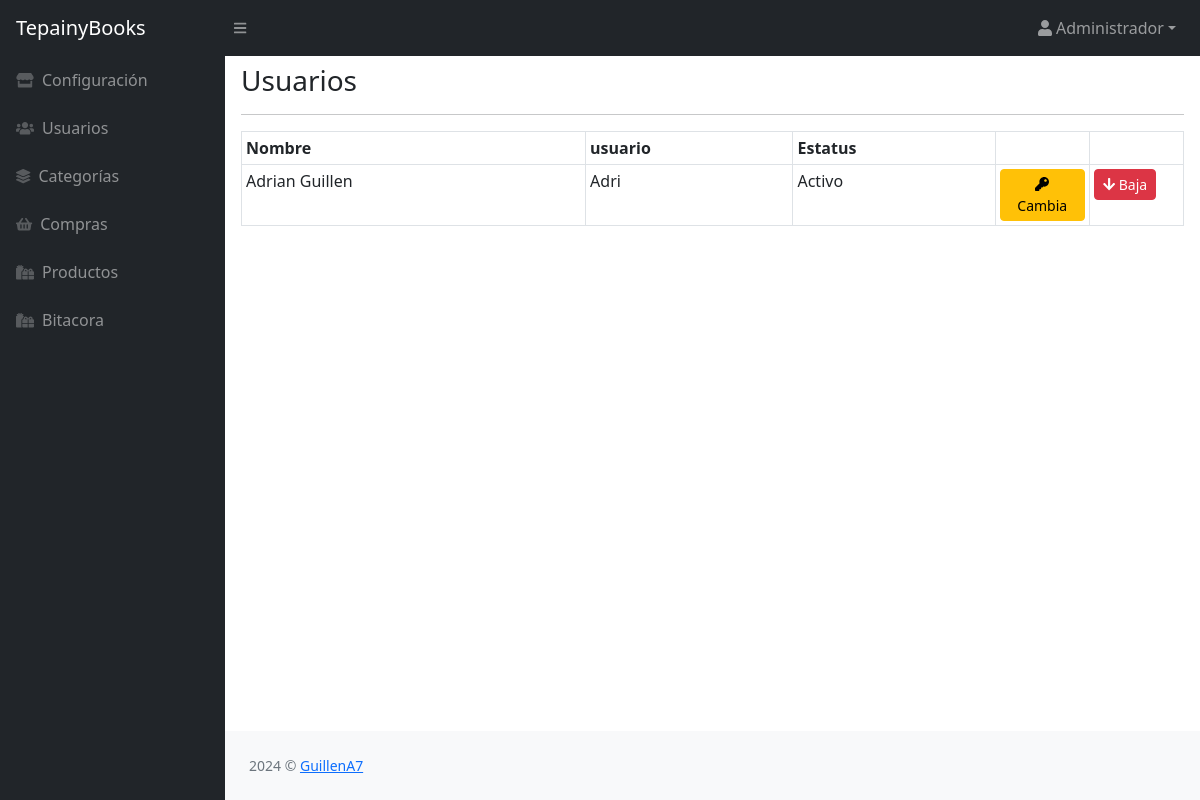
/admin/usuarios/index.php (signed in), run on the app's committed database.
### tables this page shows
CREATE TABLE `usuarios` (
  `id` int(11) NOT NULL,
  `usuario` varchar(30) NOT NULL,
  `password` varchar(120) NOT NULL,
  `activacion` int(11) NOT NULL DEFAULT 0,
  `token` varchar(40) NOT NULL,
  `token_password` varchar(40) DEFAULT NULL,
  `password_request` int(11) NOT NULL DEFAULT 0,
  `id_cliente` int(11) NOT NULL
);

### admin/usuarios/index.php (the view, shortened to what this page needs)
<?php
$db = new Database();
$con = $db->conectar();
$sql = "SELECT usuarios.id, CONCAT(clientes.nombres,' ',clientes.apellidos) AS cliente, usuario, activacion,
CASE
    WHEN activacion = 1 THEN 'Activo'
    WHEN activacion = 0 THEN 'No activado'
    ELSE 'deshabilitado'
END AS estatus
FROM clientes
INNER JOIN usuarios ON clientes.id = usuarios.id_cliente";
$usuarios = $con->query($sql);
require '../header.php';
?>
<main class="flex-shrink-0">
    <div class="container-fluid px-3">
        <h3 id="titulo" class="mt-2">Usuarios</h3>
        <hr>
        <table class="table table-bordered table-sm" aria-describedby="titulo">
            <thead>
                <tr>
                    <th>Nombre</th>
                    <th>usuario</th>
                    <th>Estatus</th>
                    <th style="width: 10%" data-sortable="false"></th>
                    <th style="width: 10%" data-sortable="false"></th>
                </tr>
            </thead>
            <tbody>
                <?php while ($row = $usuarios->fetch(PDO::FETCH_ASSOC)) : ?>
                    <tr>
                        <td><?php echo $row['cliente']; ?></td>
                        <td><?php echo $row['usuario']; ?></td>
                        <td><?php echo $row['estatus']; ?></td>
                        <td>
                            <a href="cambiar_password.php?user_id=<?php echo $row['id']; ?>" class="btn btn-sm btn-warning">
                                <i class="fas fa-key"></i> Cambia
                            </a>
                        </td>
                        <td>
                            <?php if ($row['activacion'] == 1) { ?>
                                <button type="button" class="btn btn-sm btn-danger" data-bs-toggle="modal" data-bs-target="#eliminaModal" data-bs-user="<?php echo $row['id']; ?>">
                                    <i class="fas fa-arrow-down"></i> Baja
                                </button>
                            <?php } else { ?>
                                <button type="button" class="btn btn-sm btn-success" data-bs-toggle="modal" data-bs-target="#activaModal" data-bs-user="<?php echo $row['id']; ?>">
                                    <i class="fas fa-check-circle"></i> Activa
                                </button>
                            <?php } ?>
                        </td>
                    </tr>
                <?php endwhile; ?>
            </tbody>
        </table>
    </div>
</main>
<?php require '../footer.php'; ?>

### data on the page
usuarios: cliente "Adrian Guillen", usuario "Adri", estatus "Activo"

### other printed values
$_SESSION['user_name'] "Administrador"
